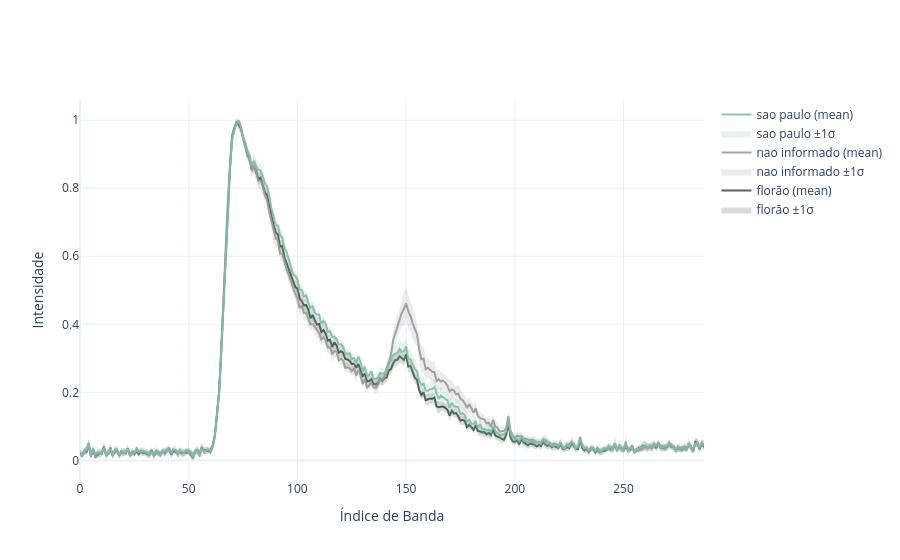

This figure's notebook cell:
### Code cell
fig = plot_curve_mean_by_region(df,
                    'beverage_type',
                    "",
                    column_class='cari')

fig.show()

### Figure 1 — Plotly figure (JSON) as saved in the notebook; plotly's stock layout.template omitted (floating-point values rounded to 4 significant figures; data arrays with more than 128 entries replaced by an {"elided": "..."} marker saying what was removed)
{"data": [{"hoverinfo": "skip", "line": {"width": 0}, "mode": "lines", "showlegend": false, "type": "scatter", "x": {"elided": "288 int values"}, "y": {"elided": "288 float values"}}, {"fill": "tonexty", "fillcolor": "rgba(62, 86, 65, 0.2)", "hoverinfo": "skip", "line": {"width": 0}, "mode": "lines", "name": "florão ±1σ", "type": "scatter", "x": {"elided": "288 int values"}, "y": {"elided": "288 float values"}}, {"line": {"color": "rgba(62, 86, 65, 0.9)", "width": 2}, "mode": "lines", "name": "florão (mean)", "type": "scatter", "x": {"elided": "288 int values"}, "y": {"elided": "288 float values"}}, {"hoverinfo": "skip", "line": {"width": 0}, "mode": "lines", "showlegend": false, "type": "scatter", "x": {"elided": "288 int values"}, "y": {"elided": "288 float values"}}, {"fill": "tonexty", "fillcolor": "rgba(153, 153, 153, 0.2)", "hoverinfo": "skip", "line": {"width": 0}, "mode": "lines", "name": "nao informado ±1σ", "type": "scatter", "x": {"elided": "288 int values"}, "y": {"elided": "288 float values"}}, {"line": {"color": "rgba(153, 153, 153, 0.9)", "width": 2}, "mode": "lines", "name": "nao informado (mean)", "type": "scatter", "x": {"elided": "288 int values"}, "y": {"elided": "288 float values"}}, {"hoverinfo": "skip", "line": {"width": 0}, "mode": "lines", "showlegend": false, "type": "scatter", "x": {"elided": "288 int values"}, "y": {"elided": "288 float values"}}, {"fill": "tonexty", "fillcolor": "rgba(131, 188, 169, 0.2)", "hoverinfo": "skip", "line": {"width": 0}, "mode": "lines", "name": "sao paulo ±1σ", "type": "scatter", "x": {"elided": "288 int values"}, "y": {"elided": "288 float values"}}, {"line": {"color": "rgba(131, 188, 169, 0.9)", "width": 2}, "mode": "lines", "name": "sao paulo (mean)", "type": "scatter", "x": {"elided": "288 int values"}, "y": {"elided": "288 float values"}}], "layout": {"title": {"text": ""}, "xaxis": {"title": {"text": "Índice de Banda"}}, "yaxis": {"title": {"text": "Intensidade"}}}}
